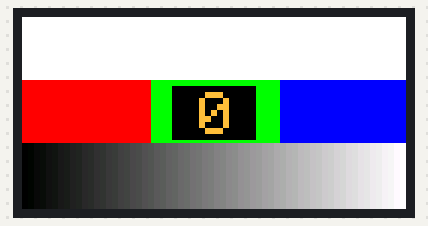
Simulated run of this sketch. Board: ESP32. On the bench: 128×64 colour display. EEPROM starts erased; what the sketch prints to the serial monitor is not drawn.

Above: at 0.4 s.

The sketch:

fm_reg_variants.ino
```cpp
// FM6124C (card 1) register check: each power-up adds one more of the RUL6024 register writes (0-3),
// to see whether any of them hurts an FM6124C panel. No column shift (FM panels do not need it).
#include <Preferences.h>
#include <ESP32-HUB75-MatrixPanel-I2S-DMA.h>
#include "soc/gpio_struct.h"
#include "driver/gpio.h"

static const uint8_t R1 = 2, G1 = 6, B1_ = 10, R2 = 3, G2 = 7, B2 = 11, PA = 39, PB = 38, PC = 37, PD = 36, PE = 21,
                     LAT = 33, OE = 35, CLK = 34;
static const int W = 128, H = 64;
MatrixPanel_I2S_DMA *dma;

static void px(int x, int y, uint8_t r, uint8_t g, uint8_t b) { dma->drawPixelRGB888(x, y, r, g, b); }
static const uint8_t STEAL[] = {R1, G1, B1_, R2, G2, B2, CLK, LAT, OE};
static void regWrite(const bool reg[16], int latClocks) {
  uint32_t saved[sizeof(STEAL)];
  gpio_set_level((gpio_num_t)OE, 1); gpio_set_level((gpio_num_t)LAT, 0); gpio_set_level((gpio_num_t)CLK, 0);
  for (int i = 0; i < (int)sizeof(STEAL); i++) {
    saved[i] = GPIO.func_out_sel_cfg[STEAL[i]].val;
    GPIO.func_out_sel_cfg[STEAL[i]].val = 0x100;                    // SIG_GPIO_OUT_IDX: plain GPIO output
  }
  for (int l = 0; l < W; l++) {
    for (uint8_t p : {R1, G1, B1_, R2, G2, B2}) gpio_set_level((gpio_num_t)p, reg[l % 16]);
    if (l == W - latClocks) gpio_set_level((gpio_num_t)LAT, 1);
    gpio_set_level((gpio_num_t)CLK, 1); gpio_set_level((gpio_num_t)CLK, 0);
  }
  gpio_set_level((gpio_num_t)LAT, 0);
  for (uint8_t p : {R1, G1, B1_, R2, G2, B2}) gpio_set_level((gpio_num_t)p, 0);
  gpio_set_level((gpio_num_t)CLK, 1); gpio_set_level((gpio_num_t)CLK, 0);
  for (int i = 0; i < (int)sizeof(STEAL); i++) GPIO.func_out_sel_cfg[STEAL[i]].val = saved[i];
}
static const bool ONES[16] = {1,1,1,1,1,1,1,1,1,1,1,1,1,1,1,1};
static const bool FM_REG1[16] = {0,0,0,0,0,1,1,1,1,1,1,0,0,0,0,0};
static const bool FM_REG2[16] = {0,0,0,0,0,0,0,0,0,1,0,0,0,0,0,0};

static void card(int n) {
  for (int y = 0; y < H; y++) for (int x = 0; x < W; x++) {
    if (y < 21) px(x, y, 255, 255, 255);
    else if (y < 42) px(x, y, x < 43 ? 255 : 0, x >= 43 && x < 86 ? 255 : 0, x >= 86 ? 255 : 0);
    else { uint8_t v = x * 255 / (W - 1); px(x, y, v, v, v); }
  }
  dma->fillRect(50, 23, 28, 18, 0);
  dma->setTextSize(2); dma->setTextColor(dma->color565(255, 190, 60));
  dma->setCursor(n < 10 ? 59 : 53, 25); dma->print(n);
}

void setup() {
  Serial.begin(115200);
  delay(300);
  Preferences p; p.begin("probe", false);
  int v = p.getInt("fmv", -1) + 1; if (v > 3) v = 0; p.putInt("fmv", v); p.end();
  Serial.printf("\nFM6124C register check %d\n", v);
  HUB75_I2S_CFG::i2s_pins pins = {R1, G1, B1_, R2, G2, B2, PA, PB, PC, PD, PE, LAT, OE, CLK};
  HUB75_I2S_CFG cfg(W, H, 1, pins);
  cfg.driver = HUB75_I2S_CFG::DP3246;
  dma = new MatrixPanel_I2S_DMA(cfg);
  if (!dma->begin()) { Serial.println("DMA begin FAILED"); for (;;) delay(1000); }
  static const bool R14[16] = {0,0,0,0,0,0,0,1,0,0,0,0,0,0,0,0};
  if (v >= 1) { regWrite(FM_REG1, 12); regWrite(FM_REG2, 13); }
  if (v >= 2) regWrite(ONES, 11);
  if (v >= 3) regWrite(R14, 14);
  dma->setBrightness8(140);
  card(v);
}
void loop() {}
```
